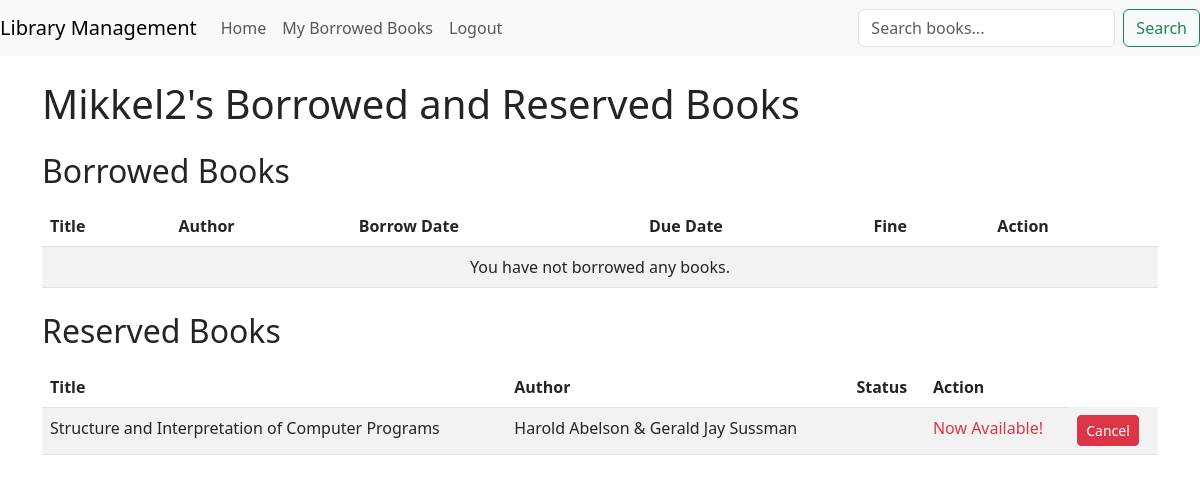
Page /my-borrowed-books/ (signed in) on the committed database.
### books/models.py (models this page shows, shortened)
class Reservation(models.Model):
    book = models.ForeignKey(Book, on_delete=models.CASCADE)
    member = models.ForeignKey(Member, on_delete=models.CASCADE)
    reservation_date = models.DateTimeField(auto_now_add=True)
    notified = models.BooleanField(default=False)
    def __str__(self):
        return f"{self.member} reserved {self.book}"

class Book(models.Model):
    title = models.CharField(max_length=200)
    author = models.CharField(max_length=100)
    isbn = models.CharField(max_length=13, unique=True)
    publisher = models.CharField(max_length=100)
    publication_date = models.DateField()
    quantity = models.PositiveIntegerField(default=1)
    available = models.PositiveIntegerField(default=1)
    reserved_count = models.PositiveIntegerField(default=0)
    category = models.CharField(max_length=50)
    def __str__(self):
        return self.title

### books/views.py (the view)
# urls.py: path('my-borrowed-books/', views.my_borrowed_books, name='my_borrowed_books'),
@login_required
def my_borrowed_books(request):
    borrowed_books = BorrowRecord.objects.filter(
        member__user=request.user,
        return_date__isnull=True
    )
    reserved_books = Reservation.objects.filter(
        member__user=request.user
    )
    print(f"Reserved books for user {request.user.username}: {reserved_books}")  # Debugging
    return render(request, 'books/my_borrowed_books.html', {
        'borrowed_books': borrowed_books,
        'reserved_books': reserved_books
    })

### books/context_processors.py (called while the page is built)
def is_librarian(request):
    return {
        'is_librarian': request.user.is_authenticated and request.user.groups.filter(name='Librarian').exists()
    }

### books/models.py (called while the page is built)
    def __str__(self):
        return self.user.get_full_name()

### books/templates/books/my_borrowed_books.html (shortened to what this page needs)
{% extends 'books/base.html' %}
{% block content %}
<h1 class="mt-4">{{ request.user.username|capfirst }}'s Borrowed and Reserved Books</h1>
<h2 class="mt-4">Borrowed Books</h2>
<table class="table table-striped mt-3">
    <thead>
        <tr>
            <th>Title</th>
            <th>Author</th>
            <th>Borrow Date</th>
            <th>Due Date</th>
            <th>Fine</th>
            <th>Action</th>
        </tr>
    </thead>
    <tbody>
        {% for record in borrowed_books %}
        <tr>
            <td>{{ record.book.title }}</td>
            <td>{{ record.book.author }}</td>
            <td>{{ record.borrow_date }}</td>
            <td>{{ record.due_date }}</td>
            <td>${{ record.fine }}</td>
            <td>
                {% if not record.return_date %}
                <a href="{% url 'return_book' record.book.id %}" class="btn btn-primary btn-sm">Return</a>
                {% else %}
                Returned
                {% endif %}
            </td>
        </tr>
        {% empty %}
        <tr>
            <td colspan="6" class="text-center">You have not borrowed any books.</td>
        </tr>
        {% endfor %}
    </tbody>
</table>
<h2 class="mt-4">Reserved Books</h2>
<table class="table table-striped mt-3">
    <thead>
        <tr>
            <th>Title</th>
            <th>Author</th>
            <th>Status</th>
            <th>Action</th>
        </tr>
    </thead>
    <tbody>
        {% for reservation in reserved_books %}
        <tr>
            <td>{{ reservation.book.title }}</td>
            <td>{{ reservation.book.author }}</td>
            <td>{{ reservation.reserved_at }}</td>
            <td>
                {% if reservation.notified %}
                <span class="text-danger">Now Available!</span>
                {% else %}
                <span class="text-muted">Waiting</span>
                {% endif %}
            </td>
            <td>
                <form method="post" action="{% url 'cancel_reservation' reservation.id %}">
                    <button type="submit" class="btn btn-danger btn-sm">Cancel</button>
                </form>
            </td>
        </tr>
        {% empty %}
        <tr>
            <td colspan="5" class="text-center">You have not reserved any books.</td>
        </tr>
        {% endfor %}
    </tbody>
</table>
{% endblock %}

### rows in the picture
Reservation: book "Structure and Interpretation of Computer Programs", book.author "Harold Abelson & Gerald Jay Sussman", notified "Now Available!"

### other values in the picture
{{ request.user.username|capfirst }} "Mikkel2"
